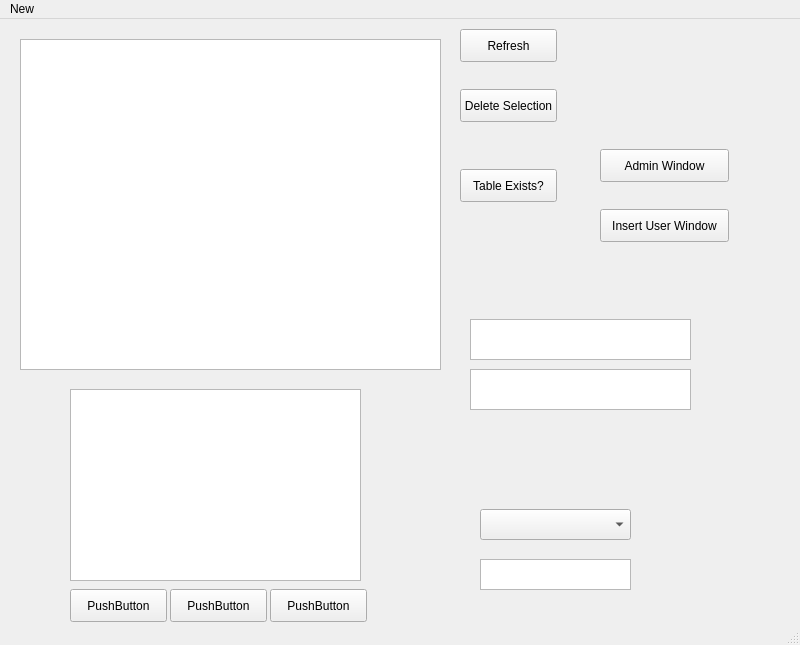
<?xml version="1.0" encoding="UTF-8"?>
<ui version="4.0">
 <class>MainWindow</class>
 <widget class="QMainWindow" name="MainWindow">
  <property name="geometry">
   <rect>
    <x>0</x>
    <y>0</y>
    <width>800</width>
    <height>645</height>
   </rect>
  </property>
  <property name="windowTitle">
   <string>MainWindow</string>
  </property>
  <widget class="QWidget" name="centralwidget">
   <widget class="QListView" name="listView">
    <property name="geometry">
     <rect>
      <x>70</x>
      <y>370</y>
      <width>291</width>
      <height>192</height>
     </rect>
    </property>
   </widget>
   <widget class="QPushButton" name="pushButton_2">
    <property name="geometry">
     <rect>
      <x>70</x>
      <y>570</y>
      <width>97</width>
      <height>33</height>
     </rect>
    </property>
    <property name="text">
     <string>PushButton</string>
    </property>
   </widget>
   <widget class="QPushButton" name="pushButton_3">
    <property name="geometry">
     <rect>
      <x>170</x>
      <y>570</y>
      <width>97</width>
      <height>33</height>
     </rect>
    </property>
    <property name="text">
     <string>PushButton</string>
    </property>
   </widget>
   <widget class="QPushButton" name="pushButton_4">
    <property name="geometry">
     <rect>
      <x>270</x>
      <y>570</y>
      <width>97</width>
      <height>33</height>
     </rect>
    </property>
    <property name="text">
     <string>PushButton</string>
    </property>
   </widget>
   <widget class="QComboBox" name="comboBox">
    <property name="geometry">
     <rect>
      <x>70</x>
      <y>610</y>
      <width>291</width>
      <height>31</height>
     </rect>
    </property>
   </widget>
   <widget class="QComboBox" name="comboBox_ssync">
    <property name="geometry">
     <rect>
      <x>480</x>
      <y>490</y>
      <width>151</width>
      <height>31</height>
     </rect>
    </property>
   </widget>
   <widget class="QTextEdit" name="textEdit_ssync">
    <property name="geometry">
     <rect>
      <x>480</x>
      <y>540</y>
      <width>151</width>
      <height>31</height>
     </rect>
    </property>
   </widget>
   <widget class="QLabel" name="label_ssync">
    <property name="geometry">
     <rect>
      <x>480</x>
      <y>630</y>
      <width>151</width>
      <height>31</height>
     </rect>
    </property>
    <property name="text">
     <string>TextLabel</string>
    </property>
   </widget>
   <widget class="QTextEdit" name="textEdit_name">
    <property name="geometry">
     <rect>
      <x>470</x>
      <y>300</y>
      <width>221</width>
      <height>41</height>
     </rect>
    </property>
   </widget>
   <widget class="QTextEdit" name="textEdit_age">
    <property name="geometry">
     <rect>
      <x>470</x>
      <y>350</y>
      <width>221</width>
      <height>41</height>
     </rect>
    </property>
   </widget>
   <widget class="QPushButton" name="buttonRefresh">
    <property name="geometry">
     <rect>
      <x>460</x>
      <y>10</y>
      <width>97</width>
      <height>33</height>
     </rect>
    </property>
    <property name="text">
     <string>Refresh</string>
    </property>
   </widget>
   <widget class="QTableView" name="userTableView">
    <property name="geometry">
     <rect>
      <x>20</x>
      <y>20</y>
      <width>421</width>
      <height>331</height>
     </rect>
    </property>
   </widget>
   <widget class="QPushButton" name="pushButton">
    <property name="geometry">
     <rect>
      <x>600</x>
      <y>130</y>
      <width>129</width>
      <height>33</height>
     </rect>
    </property>
    <property name="text">
     <string>Admin Window</string>
    </property>
   </widget>
   <widget class="QPushButton" name="buttonDeleteSelection">
    <property name="geometry">
     <rect>
      <x>460</x>
      <y>70</y>
      <width>97</width>
      <height>33</height>
     </rect>
    </property>
    <property name="text">
     <string>Delete Selection</string>
    </property>
   </widget>
   <widget class="QPushButton" name="buttonTableExists">
    <property name="geometry">
     <rect>
      <x>460</x>
      <y>150</y>
      <width>97</width>
      <height>33</height>
     </rect>
    </property>
    <property name="text">
     <string>Table Exists?</string>
    </property>
   </widget>
   <widget class="QPushButton" name="insertUserDialog">
    <property name="geometry">
     <rect>
      <x>600</x>
      <y>190</y>
      <width>129</width>
      <height>33</height>
     </rect>
    </property>
    <property name="text">
     <string>Insert User Window</string>
    </property>
   </widget>
  </widget>
  <widget class="QMenuBar" name="menubar">
   <property name="geometry">
    <rect>
     <x>0</x>
     <y>0</y>
     <width>800</width>
     <height>20</height>
    </rect>
   </property>
   <widget class="QMenu" name="menuNew">
    <property name="title">
     <string>New</string>
    </property>
    <addaction name="actionWindow"/>
   </widget>
   <addaction name="menuNew"/>
  </widget>
  <widget class="QStatusBar" name="statusbar"/>
  <action name="actionWindow">
   <property name="text">
    <string>Window</string>
   </property>
  </action>
 </widget>
 <resources/>
 <connections/>
</ui>
